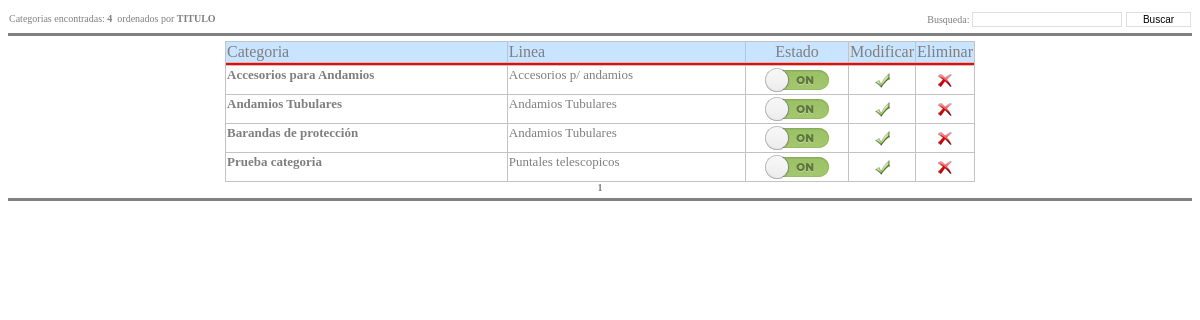
The app's page /SN/EditarCategorias.php (signed in) with its own data.
### tables this page shows
CREATE TABLE IF NOT EXISTS `categoria` (
  `idCategoria` int(11) NOT NULL AUTO_INCREMENT,
  `idLinea` int(11) NOT NULL,
  `titulo` varchar(100) NOT NULL,
  `orden` int(11) NOT NULL,
  `estado` int(11) NOT NULL DEFAULT '1',
  PRIMARY KEY (`idCategoria`)
);

CREATE TABLE IF NOT EXISTS `lineas` (
  `idLinea` int(11) NOT NULL AUTO_INCREMENT,
  `titulo` varchar(50) DEFAULT NULL,
  `orden` int(10) DEFAULT '0',
  `idEstado` int(11) NOT NULL DEFAULT '0',
  PRIMARY KEY (`idLinea`)
);

### SN/EditarCategorias.php (the view, shortened to what this page needs)
<!DOCTYPE HTML PUBLIC "-//W3C//DTD HTML 4.01 Transitional//EN">
<html>
<head>
</head>
<body bgcolor="#FFFFFF">
<?php
$ID = $_GET["id"];
$criterio = "";
$txt_criterio = "";
$sql="SELECT DISTINCT c.idCategoria, c.titulo as 'tituloCategoria', l.titulo as 'tituloLinea', c.estado, esta_desc FROM categoria c, lineas l, estados WHERE c.idLinea = l.idLinea AND c.estado = esta_id " . $criterio . " ORDER BY c.titulo ASC, l.titulo";
$res=mysql_query($sql);
$numeroRegistros=mysql_num_rows($res);
if($numeroRegistros<=0)
{
    echo "<div align='center'>";
    echo "<font face='verdana' size='-2'>No se encontraron resultados</font>";
    echo "</div>";
}else{
    if(!isset($orden))
    {
       $orden="prdt_id";
    }
    $tamPag=15;
    if(!isset($_GET["pagina"]))
    {
       $pagina=1;
       $inicio=1;
       $final=$tamPag;
    }else{
       $pagina = $_GET["pagina"];
    }
    $limitInf=($pagina-1)*$tamPag;
    $numPags=ceil($numeroRegistros/$tamPag);
    if(!isset($pagina))
    {
       $pagina=1;
       $inicio=1;
       $final=$tamPag;
    }else{
       $seccionActual=intval(($pagina-1)/$tamPag);
       $inicio=($seccionActual*$tamPag)+1;
       if($pagina<$numPags)
       {
          $final=$inicio+$tamPag-1;
       }else{
          $final=$numPags;
       }
    }
$sql="SELECT DISTINCT c.idCategoria, c.titulo tituloCategoria, l.titulo tituloLinea, c.estado, esta_desc FROM categoria c, lineas l, estados WHERE c.idLinea = l.idLinea AND c.estado = esta_id " . $criterio . " ORDER BY c.titulo ASC, l.titulo LIMIT ".$limitInf.",".$tamPag;
$res=mysql_query($sql);
echo "<form action=EditarCategorias.php method='get'><div align='left'>";
?><TABLE width="100%" cellspacing='1' cellpadding='0' bgcolor='#ffffff' align=Center>
<TR>
<TD align=left width="60%">
<?php
echo "<font face='verdana' size='-2'>Categorias encontradas: <B>".$numeroRegistros;
echo "</B>&nbsp;&nbsp;ordenados por <b>TITULO</b><div align='left'>";
?>
</TD>
<TD align=Right width="40%">
<font face='verdana' size='-2'>Busqueda: </font>
<input type="text" name="criterio" size="22" maxlength="150" class="inputText">
<input type="submit" value="Buscar" class="botones">
</TD>
</TR></TABLE>
<?php
echo "<hr noshade style='color:023977;height:1px'>";
echo "</font></form>";
?>
<TABLE width="750" cellspacing='1' cellpadding='1' bgcolor='#c3c3c3' align=Center>
  <TBODY>
  <TR>
		<TD align=left bgcolor="#c8e4ff">Categoria</TD>
		<TD align=left bgcolor="#c8e4ff">Linea</TD>
        <TD style="background:#c8e4ff; width:100px; text-align:center;">Estado</TD>
        <TD align=center bgcolor="#c8e4ff" width=25>Modificar</TD>
        <TD align=center bgcolor="#c8e4ff" width=25>Eliminar</TD>
  </TR>
  <tr>
		<TD align=center colspan=6 height=0 bgcolor="#ff0000"></TD>
  </TR>
<?php
while($registro=mysql_fetch_array($res))
{
	echo "<TR><TD bgcolor=#ffffff valign=top align=left><FONT size=2><b>". $registro["tituloCategoria"] ."</b></FONT></TD>";
    echo "<TD bgcolor=#ffffff valign=top align=left><FONT size=2>". $registro["tituloLinea"] ."</FONT></TD>";
    $c++;
    $div='divCate_' . $c;
    if ($registro["estado"]==1)
    	echo "<td bgcolor=#ffffff id='" . $div . "' align=center><img src='imagenes/on.png' onclick='activarCategoria(\"". $registro["idCategoria"] ."\",\"" . $div . "\", 0)' border=0 style='cursor: pointer;' /></td>";
    else
    	echo "<td bgcolor=#ffffff id='" . $div . "' align=center><img src='imagenes/off.png' onclick='activarCategoria(\"". $registro["idCategoria"] ."\",\"" . $div . "\", 1)' border=0 style='cursor: pointer;' /></td>";
    echo "<TD bgcolor=#ffffff align=center valign=middle width=25><A HREF='ModificarCategoria.php?idCategoria=". $registro["idCategoria"] ."'><img src='imagenes/ok.gif' border=0 alt='Modificar Categoria'></A></TD>";
    echo "<TD bgcolor=#ffffff  align=center valign=middle width=25><A HREF='Delete_Generico.php?ID=". $registro["idCategoria"] ."&tabla=categoria&Campo=idCategoria&pag=EditarCategorias'><img src='imagenes/delete.gif' border=0 alt='Eliminar Seccion'></A></TD></TR>";
}
?>
</table>
<?php
}
?>
    <table border="0" cellspacing="0" cellpadding="0" align="center">
    <tr><td align="center" valign="top">
<?php
    for($i=$inicio;$i<=$final;$i++)
    {
       if($i==$pagina)
       {
          echo "<font face='verdana' size='-2'><b>".$i."</b> </font>";
       }else{
          echo "<a class='p' href='".$_SERVER["PHP_SELF"]."?id=".$ID."&pagina=".$i."&orden=".$orden."&criterio=".$txt_criterio."'>";
          echo "<font face='verdana' size='-2'>".$i."</font></a> ";
       }
    }
?>
    </td></tr>
    </table>
<hr noshade style="color:023977;height:1px">
</body>
</html>

### SN/EditarCategorias.php (style rules this page uses)
A { COLOR: steelblue; TEXT-DECORATION: none }
.inputText { BORDER-RIGHT: #dfdfdf 1px solid; BORDER-TOP: #dfdfdf 1px solid; FONT-SIZE: 10px; BORDER-LEFT: #dfdfdf 1px solid; BORDER-BOTTOM: #dfdfdf 1px solid; FONT-FAMILY: Verdana, Arial, Helvetica, sans-serif }
.botones { BORDER-RIGHT: #dfdfdf 1px solid; BORDER-TOP: #dfdfdf 1px solid; FONT-SIZE: 10px; BORDER-LEFT: #dfdfdf 1px solid; WIDTH: 65px; BORDER-BOTTOM: #dfdfdf 1px solid; FONT-FAMILY: Verdana, Arial, Helvetica, sans-serif; BACKGROUND-COLOR: #ffffff }

### records on screen
categoria: titulo "Accesorios para Andamios", idLinea.titulo "Accesorios p/ andamios", estado 1 (drawn)
categoria: titulo "Andamios Tubulares", idLinea.titulo "Andamios Tubulares", estado 1 (drawn)
categoria: titulo "Barandas de protección", idLinea.titulo "Andamios Tubulares", estado 1 (drawn)
categoria: titulo "Prueba categoria", idLinea.titulo "Puntales telescopicos", estado 1 (drawn)

### other values on screen
$numeroRegistros "4"
